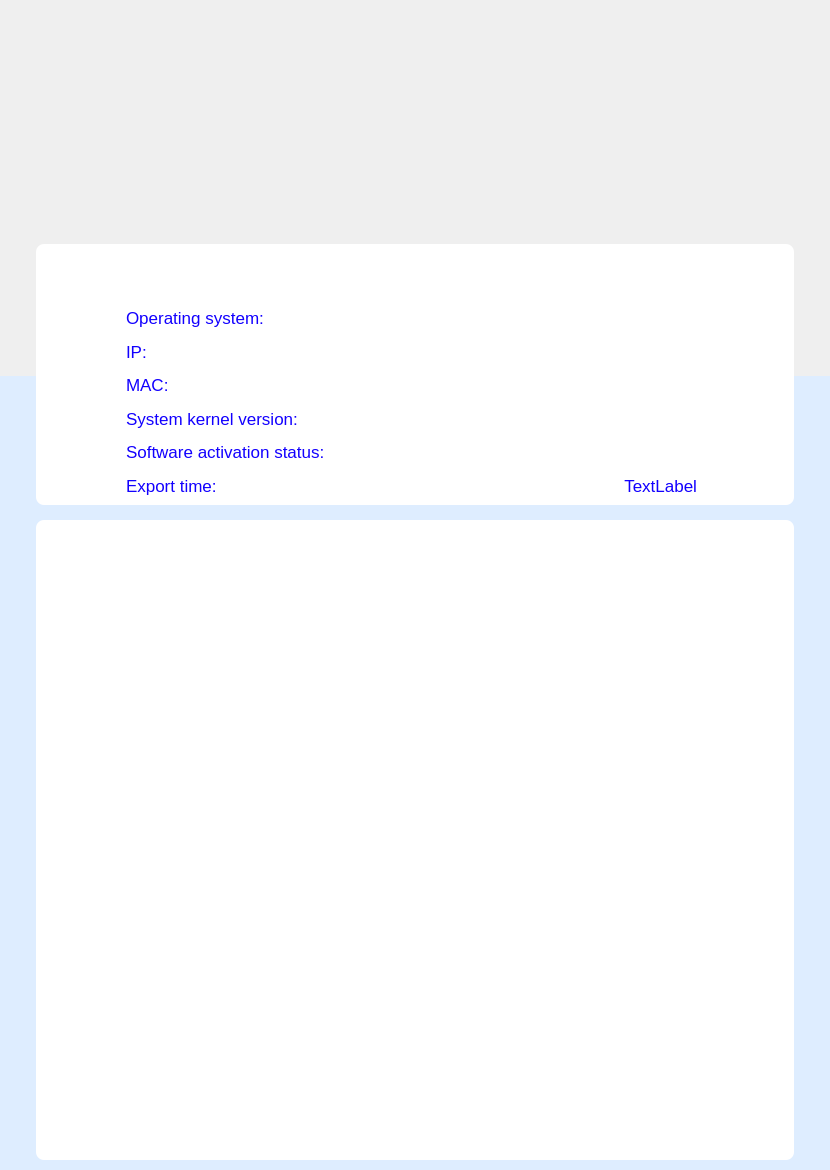
<?xml version="1.0" encoding="UTF-8"?>
<ui version="4.0">
 <class>PDF</class>
 <widget class="QWidget" name="PDF">
  <property name="geometry">
   <rect>
    <x>0</x>
    <y>0</y>
    <width>830</width>
    <height>1170</height>
   </rect>
  </property>
  <property name="windowTitle">
   <string/>
  </property>
  <widget class="QWidget" name="widget" native="true">
   <property name="geometry">
    <rect>
     <x>36</x>
     <y>244</y>
     <width>758</width>
     <height>261</height>
    </rect>
   </property>
   <property name="styleSheet">
    <string notr="true">background-color: rgb(255, 255, 255);
border-radius:8px;
font:NotoSansCJKsc-Regular;</string>
   </property>
   <widget class="QWidget" name="widget_2" native="true">
    <property name="geometry">
     <rect>
      <x>90</x>
      <y>57</y>
      <width>571</width>
      <height>201</height>
     </rect>
    </property>
    <property name="styleSheet">
     <string notr="true">background-color: transparent;</string>
    </property>
    <layout class="QHBoxLayout" name="horizontalLayout">
     <property name="spacing">
      <number>0</number>
     </property>
     <property name="leftMargin">
      <number>0</number>
     </property>
     <property name="topMargin">
      <number>0</number>
     </property>
     <property name="rightMargin">
      <number>0</number>
     </property>
     <property name="bottomMargin">
      <number>0</number>
     </property>
     <item>
      <layout class="QVBoxLayout" name="verticalLayout">
       <property name="spacing">
        <number>0</number>
       </property>
       <item>
        <widget class="QLabel" name="label_5">
         <property name="styleSheet">
          <string notr="true">font: NotoSansCJKsc-Regular;
font-size: 17px;
 color: #1200ff;
</string>
         </property>
         <property name="text">
          <string>Operating system:</string>
         </property>
        </widget>
       </item>
       <item>
        <widget class="QLabel" name="label">
         <property name="styleSheet">
          <string notr="true">font: NotoSansCJKsc-Regular;
font-size: 17px;
 color: #1200ff;
</string>
         </property>
         <property name="text">
          <string>IP:</string>
         </property>
        </widget>
       </item>
       <item>
        <widget class="QLabel" name="label_2">
         <property name="styleSheet">
          <string notr="true">font: NotoSansCJKsc-Regular;
font-size: 17px;
 color: #1200ff;
</string>
         </property>
         <property name="text">
          <string>MAC:</string>
         </property>
        </widget>
       </item>
       <item>
        <widget class="QLabel" name="label_4">
         <property name="styleSheet">
          <string notr="true">font: NotoSansCJKsc-Regular;
font-size: 17px;
 color: #1200ff;
</string>
         </property>
         <property name="text">
          <string>System kernel version:</string>
         </property>
        </widget>
       </item>
       <item>
        <widget class="QLabel" name="label_3">
         <property name="styleSheet">
          <string notr="true">font: NotoSansCJKsc-Regular;
font-size: 17px;
 color: #1200ff;
</string>
         </property>
         <property name="text">
          <string>Software activation status:</string>
         </property>
        </widget>
       </item>
       <item>
        <widget class="QLabel" name="label_6">
         <property name="styleSheet">
          <string notr="true">font: NotoSansCJKsc-Regular;
font-size: 17px;
 color: #1200ff;
</string>
         </property>
         <property name="text">
          <string>Export time:</string>
         </property>
        </widget>
       </item>
      </layout>
     </item>
     <item>
      <layout class="QVBoxLayout" name="verticalLayout_2">
       <property name="spacing">
        <number>0</number>
       </property>
       <item>
        <widget class="QLabel" name="m_systemName">
         <property name="styleSheet">
          <string notr="true">font: NotoSansCJKsc-Regular;
font-size: 17px;
 color: #1200ff;
</string>
         </property>
         <property name="text">
          <string/>
         </property>
         <property name="alignment">
          <set>Qt::AlignRight|Qt::AlignTrailing|Qt::AlignVCenter</set>
         </property>
        </widget>
       </item>
       <item>
        <widget class="QLabel" name="m_IP">
         <property name="styleSheet">
          <string notr="true">font: NotoSansCJKsc-Regular;
font-size: 17px;
 color: #1200ff;
</string>
         </property>
         <property name="text">
          <string/>
         </property>
         <property name="alignment">
          <set>Qt::AlignRight|Qt::AlignTrailing|Qt::AlignVCenter</set>
         </property>
        </widget>
       </item>
       <item>
        <widget class="QLabel" name="m_MAC">
         <property name="styleSheet">
          <string notr="true">font: NotoSansCJKsc-Regular;
font-size: 17px;
 color: #1200ff;
</string>
         </property>
         <property name="text">
          <string/>
         </property>
         <property name="alignment">
          <set>Qt::AlignRight|Qt::AlignTrailing|Qt::AlignVCenter</set>
         </property>
        </widget>
       </item>
       <item>
        <widget class="QLabel" name="m_kernel">
         <property name="styleSheet">
          <string notr="true">font: NotoSansCJKsc-Regular;
font-size: 17px;
 color: #1200ff;
</string>
         </property>
         <property name="text">
          <string/>
         </property>
         <property name="alignment">
          <set>Qt::AlignRight|Qt::AlignTrailing|Qt::AlignVCenter</set>
         </property>
        </widget>
       </item>
       <item>
        <widget class="QLabel" name="m_activeStatus">
         <property name="styleSheet">
          <string notr="true">font: NotoSansCJKsc-Regular;
font-size: 17px;
 color: #1200ff;
</string>
         </property>
         <property name="text">
          <string/>
         </property>
         <property name="alignment">
          <set>Qt::AlignRight|Qt::AlignTrailing|Qt::AlignVCenter</set>
         </property>
        </widget>
       </item>
       <item>
        <widget class="QLabel" name="m_exportTime">
         <property name="styleSheet">
          <string notr="true">font: NotoSansCJKsc-Regular;
font-size: 17px;
 color: #1200ff;
</string>
         </property>
         <property name="text">
          <string>TextLabel</string>
         </property>
         <property name="alignment">
          <set>Qt::AlignRight|Qt::AlignTrailing|Qt::AlignVCenter</set>
         </property>
        </widget>
       </item>
      </layout>
     </item>
    </layout>
   </widget>
   <widget class="QLabel" name="label_13">
    <property name="geometry">
     <rect>
      <x>0</x>
      <y>10</y>
      <width>751</width>
      <height>54</height>
     </rect>
    </property>
    <property name="maximumSize">
     <size>
      <width>16777215</width>
      <height>54</height>
     </size>
    </property>
    <property name="text">
     <string/>
    </property>
    <property name="pixmap">
     <pixmap resource="../../../../resources/resources.qrc">:/images/pdf-head</pixmap>
    </property>
    <property name="alignment">
     <set>Qt::AlignCenter</set>
    </property>
   </widget>
   <widget class="QLabel" name="m_info">
    <property name="geometry">
     <rect>
      <x>220</x>
      <y>10</y>
      <width>331</width>
      <height>48</height>
     </rect>
    </property>
    <property name="styleSheet">
     <string notr="true">font:NotoSansCJKsc-Regular;
font-size:17px;
background-color: transparent;
color:white;</string>
    </property>
    <property name="text">
     <string>Device Information</string>
    </property>
    <property name="alignment">
     <set>Qt::AlignCenter</set>
    </property>
   </widget>
  </widget>
  <widget class="QWidget" name="widget_3" native="true">
   <property name="geometry">
    <rect>
     <x>36</x>
     <y>520</y>
     <width>758</width>
     <height>640</height>
    </rect>
   </property>
   <property name="styleSheet">
    <string notr="true">background-color: rgb(255, 255, 255);
border-radius:8px;
font:NotoSansCJKsc-Regular;</string>
   </property>
   <layout class="QGridLayout" name="gridLayout">
    <property name="leftMargin">
     <number>0</number>
    </property>
    <property name="topMargin">
     <number>0</number>
    </property>
    <property name="rightMargin">
     <number>0</number>
    </property>
    <property name="bottomMargin">
     <number>0</number>
    </property>
    <property name="spacing">
     <number>0</number>
    </property>
    <item row="0" column="0">
     <widget class="QWidget" name="widget_4" native="true">
      <property name="maximumSize">
       <size>
        <width>16777215</width>
        <height>100</height>
       </size>
      </property>
      <property name="styleSheet">
       <string notr="true">background-color: transparent;</string>
      </property>
      <widget class="QLabel" name="label_18">
       <property name="geometry">
        <rect>
         <x>0</x>
         <y>20</y>
         <width>751</width>
         <height>54</height>
        </rect>
       </property>
       <property name="maximumSize">
        <size>
         <width>16777215</width>
         <height>54</height>
        </size>
       </property>
       <property name="text">
        <string/>
       </property>
       <property name="pixmap">
        <pixmap resource="../../../../resources/resources.qrc">:/images/pdf-head</pixmap>
       </property>
       <property name="alignment">
        <set>Qt::AlignCenter</set>
       </property>
      </widget>
      <widget class="QLabel" name="m_pieChart">
       <property name="geometry">
        <rect>
         <x>220</x>
         <y>20</y>
         <width>331</width>
         <height>48</height>
        </rect>
       </property>
       <property name="styleSheet">
        <string notr="true">font:NotoSansCJKsc-Regular;
font-size:17px;
background-color: transparent;
color:white;</string>
       </property>
       <property name="text">
        <string>Pie chart of test results</string>
       </property>
       <property name="alignment">
        <set>Qt::AlignCenter</set>
       </property>
      </widget>
     </widget>
    </item>
    <item row="2" column="0">
     <layout class="QHBoxLayout" name="m_pieChartLayout2">
      <property name="spacing">
       <number>0</number>
      </property>
     </layout>
    </item>
    <item row="1" column="0">
     <layout class="QHBoxLayout" name="m_pieChartLayout">
      <property name="spacing">
       <number>0</number>
      </property>
     </layout>
    </item>
   </layout>
  </widget>
  <widget class="QLabel" name="label_15">
   <property name="geometry">
    <rect>
     <x>0</x>
     <y>376</y>
     <width>830</width>
     <height>794</height>
    </rect>
   </property>
   <property name="styleSheet">
    <string notr="true">background-color: rgb(222, 237, 255);</string>
   </property>
   <property name="text">
    <string/>
   </property>
  </widget>
  <widget class="QLabel" name="label_16">
   <property name="geometry">
    <rect>
     <x>0</x>
     <y>0</y>
     <width>830</width>
     <height>376</height>
    </rect>
   </property>
   <property name="whatsThis">
    <string/>
   </property>
   <property name="styleSheet">
    <string notr="true"/>
   </property>
   <property name="text">
    <string/>
   </property>
   <property name="pixmap">
    <pixmap resource="../../../../resources/resources.qrc">:/images/pdf-home</pixmap>
   </property>
  </widget>
  <widget class="QLabel" name="label_17">
   <property name="geometry">
    <rect>
     <x>40</x>
     <y>472</y>
     <width>751</width>
     <height>81</height>
    </rect>
   </property>
   <property name="text">
    <string/>
   </property>
   <property name="pixmap">
    <pixmap resource="../../../../resources/resources.qrc">:/images/pdf-clip</pixmap>
   </property>
   <property name="alignment">
    <set>Qt::AlignCenter</set>
   </property>
  </widget>
  <zorder>label_16</zorder>
  <zorder>label_15</zorder>
  <zorder>widget_3</zorder>
  <zorder>widget</zorder>
  <zorder>label_17</zorder>
 </widget>
 <resources>
  <include location="../../../../resources/resources.qrc"/>
 </resources>
 <connections/>
</ui>
